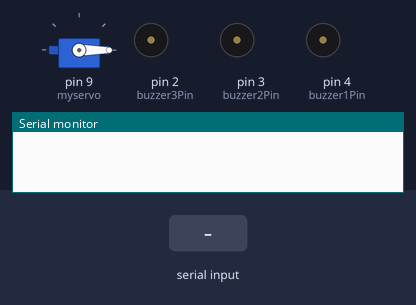
Simulated run of this sketch. Board: Arduino Uno, built with avr-gcc and run on an emulated ATmega328P. Parts: servo, buzzer (waves = sounding, pin HIGH), the last lines printed to the serial monitor. The test bench sets the inputs (shaded band). Random numbers use the default seed unless the sketch sets one.

Above: at 1.2 s.
1.3 s: "1" received over Serial
At 1.7 s:
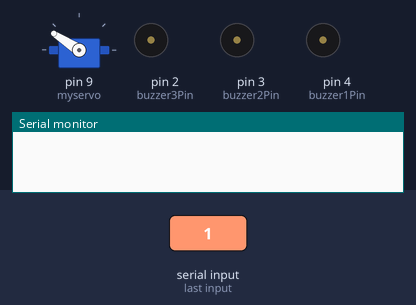
4.3 s: "2" received over Serial
At 6.52 s:
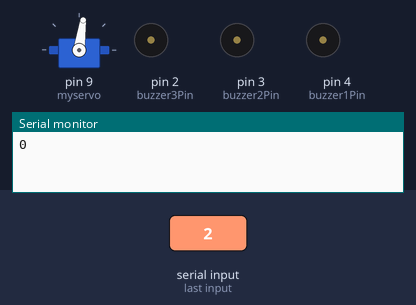
Timing chart, 0 to 13.3 s (numbered marks = the images above; inputs shaded):
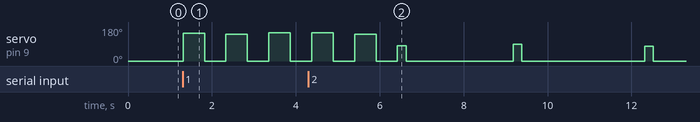

Measured:
- after the input at 1.3 s, servo on pin 9 (myservo): 0° → 147° at once, → 0° 0.51 s later, → 141° 0.51 s later, → 0° 0.51 s later, … (6 changes in this stretch)

The sketch:

Arduino_Sketch.ino
```cpp
#include <Servo.h>

Servo myservo;  // create servo object to control a servo
// twelve servo objects can be created on most boards

int pos = 0;  // variable to store the servo position

const int buzzer1Pin = 4;
const int buzzer2Pin = 3;
const int buzzer3Pin = 2;


void setup() {
  pinMode(buzzer1Pin, OUTPUT);
  pinMode(buzzer2Pin, OUTPUT);
  pinMode(buzzer3Pin, OUTPUT);
  myservo.attach(9);

  // set servo to mid position
  myservo.write(pos);

  Serial.begin(9600);
}

void loop() {
  if (Serial.available() > 0) {
    char receivedChar = Serial.read();

    if (receivedChar == '1') {
      alarm();
      Serial.println("0");
    } else if (receivedChar == '2') {
      chirpy();
      Serial.println("0");
    } else if (receivedChar == '3') {

      curious();
      Serial.println("0");
    }
  }
}

void curious() {
  // random small swipes

  // number of times repeating gesture
  int repeat = 8;
  for (int i = 0; i < repeat; i++) {

    // FRONT SWIPE CHANGE VARIABLES HERE FOR EACH SWIPE!
    int degrees = random(30, 180); // number of degrees of the swipe front
    int interval_f = 1; // interval step time of the swipe, the higher the faster it goes
    int interval_b = 1; // interval back
    float delay_back = random(500, 1200); // delay before back swipe starts
    float delay_front = random(1500, 5000); // delay before front swipe starts again


    for (pos = 0; pos <= degrees; pos += interval_f) {  // goes from 0 degrees to 180 degrees
      // in steps of 1 degree
      myservo.write(pos);  // tell servo to go to position in variable 'pos'
      delay(0.01);         // waits 15ms for the servo to reach the position
    }
    delay(delay_back);

    // BACK SWIPE
    for (pos = degrees; pos >= 0; pos -= interval_b) {  // goes from 180 degrees to 0 degrees
      myservo.write(pos);                  // tell servo to go to position in variable 'pos'
      delay(0.01);                         // waits 15ms for the servo to reach the position
    }
    delay(delay_front);
  }
}


void chirpy() {
  // small bursts swipes with a pause in between

  // number of times repeating gesture
  int repeat = 10;
  for (int i = 0; i < repeat; i++) {

    // FRONT SWIPE CHANGE VARIABLES HERE FOR EACH SWIPE!
    int degrees = random(70, 90); // number of degrees of the swipe front
    int interval_f = 1; // interval step time of the swipe, the higher the faster it goes
    int interval_b = 1; // interval back
    float delay_back = 200; // delay before back swipe starts
    float delay_front = random(1000, 3000); // delay before front swipe starts again


    for (pos = 0; pos <= degrees; pos += interval_f) {  // goes from 0 degrees to 180 degrees
      // in steps of 1 degree
      myservo.write(pos);  // tell servo to go to position in variable 'pos'
      delay(0.01);         // waits 15ms for the servo to reach the position
    }
    delay(delay_back);

    // BACK SWIPE
    for (pos = degrees; pos >= 0; pos -= interval_b) {  // goes from 180 degrees to 0 degrees
      myservo.write(pos);                  // tell servo to go to position in variable 'pos'
      delay(0.01);                         // waits 15ms for the servo to reach the position
    }
    delay(delay_front);
  }
}

void alarm() {

  // number of times repeating gesture
  int repeat = 5;
  for (int i = 0; i < repeat; i++) {

    // FRONT SWIPE CHANGE VARIABLES HERE FOR EACH SWIPE!
    int degrees = random(140, 156); // number of degrees of the swipe front
    int interval_f = 1; // interval step time of the swipe, the higher the faster it goes
    int interval_b = 1; // interval back
    float delay_back = 500; // delay before back swipe starts
    float delay_front = 500; // delay before front swipe starts again


    for (pos = 0; pos <= degrees; pos += interval_f) {  // goes from 0 degrees to 180 degrees
      // in steps of 1 degree
      myservo.write(pos);  // tell servo to go to position in variable 'pos'
      delay(0.01);         // waits 15ms for the servo to reach the position
    }
    delay(delay_back);

    // BACK SWIPE
    for (pos = degrees; pos >= 0; pos -= interval_b) {  // goes from 180 degrees to 0 degrees
      myservo.write(pos);                  // tell servo to go to position in variable 'pos'
      delay(0.01);                         // waits 15ms for the servo to reach the position
    }
    delay(delay_front);
  }


}
```
